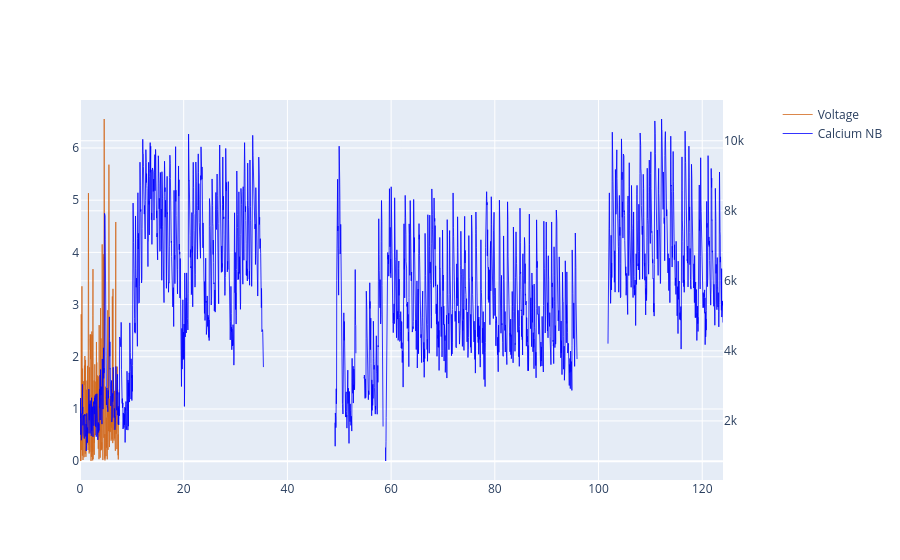

Write notebook code for a chart like this one.
### Code cell
## motor stuff

def _safe_corrcoef_local(x, y):
    x = np.asarray(x, dtype=float).ravel()
    y = np.asarray(y, dtype=float).ravel()
    n = min(x.size, y.size)
    if n < 3:
        return -np.inf
    x = x[:n]
    y = y[:n]
    ok = np.isfinite(x) & np.isfinite(y)
    if np.sum(ok) < 3:
        return -np.inf
    x = x[ok]
    y = y[ok]
    sx = float(np.nanstd(x))
    sy = float(np.nanstd(y))
    if sx <= 0 or sy <= 0:
        return -np.inf
    return float(np.corrcoef(x, y)[0, 1])


def _cell_idx_from_folder_local(cell_folder):
    base = os.path.basename(str(cell_folder).rstrip('\/'))
    base_l = base.lower()
    if 'cell' not in base_l:
        return None
    tail = base_l.split('cell')[-1]
    digits = ''.join(ch for ch in tail if ch.isdigit())
    if digits == '':
        return None
    try:
        return int(digits)
    except Exception:
        return None


def _resolve_suite2p_row_idx_local(cell_folder, raw_trace, suite2p_dir):
    f_path = os.path.join(suite2p_dir, 'F.npy')
    if not os.path.isfile(f_path):
        return (_cell_idx_from_folder_local(cell_folder), np.nan)
    try:
        F = np.asarray(np.load(f_path, mmap_mode='r'))
    except Exception:
        return (_cell_idx_from_folder_local(cell_folder), np.nan)
    if F.ndim == 1:
        F = F.reshape(1, -1)
    if F.ndim < 2 or F.shape[0] == 0:
        return (_cell_idx_from_folder_local(cell_folder), np.nan)

    best_idx = None
    best_corr = -np.inf
    for ridx in range(int(F.shape[0])):
        corr = _safe_corrcoef_local(raw_trace, np.asarray(F[int(ridx)], dtype=float).ravel())
        if corr > best_corr:
            best_corr = corr
            best_idx = int(ridx)

    if best_idx is not None and np.isfinite(best_corr):
        return (int(best_idx), float(best_corr))

    cell_idx = _cell_idx_from_folder_local(cell_folder)
    if cell_idx is not None and 0 <= int(cell_idx) < int(F.shape[0]):
        return (int(cell_idx), np.nan)
    return (None, np.nan)


def _build_neuropil_corrected_trace_local(cell_folder, raw_trace, neuropil_r=0.7):
    suite2p_dir = os.path.join(os.path.dirname(cell_folder), 'Sync', 'cal', 'suite2p', 'plane0')
    fneu_path = os.path.join(suite2p_dir, 'Fneu.npy')
    if not os.path.isfile(fneu_path):
        return np.asarray(raw_trace, dtype=float).ravel(), None, np.nan

    row_idx, row_corr = _resolve_suite2p_row_idx_local(cell_folder, raw_trace, suite2p_dir)
    if row_idx is None:
        return np.asarray(raw_trace, dtype=float).ravel(), None, np.nan

    Fneu = np.asarray(np.load(fneu_path, mmap_mode='r'))
    if Fneu.ndim == 1:
        neu = Fneu.ravel().astype(float)
    elif 0 <= int(row_idx) < int(Fneu.shape[0]):
        neu = np.asarray(Fneu[int(row_idx)], dtype=float).ravel()
    else:
        return np.asarray(raw_trace, dtype=float).ravel(), None, np.nan

    raw = np.asarray(raw_trace, dtype=float).ravel()
    n = min(raw.size, neu.size)
    raw = raw[:n]
    neu = neu[:n]
    cal_nb = raw - float(neuropil_r) * neu

    try:
        pd.DataFrame(cal_nb, columns=['trace']).to_csv(os.path.join(cell_folder, 'calTraceNB.csv'), index=False)
    except Exception:
        pass

    return cal_nb, int(row_idx), float(row_corr)


TraceC_nb, _nb_row_idx, _nb_row_corr = _build_neuropil_corrected_trace_local(path, TraceC, neuropil_r=0.7)
print(f'[motor stuff] neuropil corrected trace ready | row={_nb_row_idx} corr={_nb_row_corr}')

fig = make_subplots(specs=[[{"secondary_y": True}]])
fig.add_trace(go.Scatter(x=VolAX, y=VolTrace, line=dict(color='chocolate', width=0.8), name='Voltage'), secondary_y=False)
fig.add_trace(go.Scatter(x=CalAX, y=TraceC_nb, line=dict(color='blue', width=0.8), name='Calcium NB'), secondary_y=True)
fig.show()

if motor_active:
    volMot, volRest, calMot, calRest, spikeMot, spikeRest, Change_points, MotIdx, calMotID, RestIdx, calRestId = motorSp(TraceC_nb, VolTrace, motor, CalAX, VolAX, spikeId)
    if np.size(RestIdx[0], 0) < 9:
        RestIdx = RestIdx[1:]
        Change_points = Change_points[1:]
        Change_points = Change_points.squeeze()
    changePointPath = os.path.join(path, r'changepoint.csv')
    calMot, calRes, spikeM, spikeR, volM, volR = Split_cal(Change_points, VolTrace, TraceC_nb, VolAX, CalAX, motor, spikeId)
    print(f'calR{len(calRes)}')
    print(f'volR{len(RestIdx)}')
    print(f'calm{len(calMot)}')
    print(f'volm{len(MotIdx)}')
    for i, r in enumerate(calMot):
        calTracPpathMotor = os.path.join(path, f'calTraceMot{i}.csv')
        pd.DataFrame(r, columns=['trace']).to_csv(calTracPpathMotor, index=False)
        volTracPpathMotor = os.path.join(path, f'volTraceMot{i}.csv')
        pd.DataFrame(volM[i], columns=['trace']).to_csv(volTracPpathMotor, index=False)
        SpiTracPpathMotor = os.path.join(path, f'spikeTraceMot{i}.csv')
        pd.DataFrame(spikeM[i], columns=['trace']).to_csv(SpiTracPpathMotor, index=False)
    for j, m in enumerate(calRes):
        calTracPpathRes = os.path.join(path, f'calTraceRest{j}.csv')
        pd.DataFrame(m, columns=['trace']).to_csv(calTracPpathRes, index=False)
        volTracPpathRest = os.path.join(path, f'volTraceRest{j}.csv')
        pd.DataFrame(volR[j], columns=['trace']).to_csv(volTracPpathRest, index=False)
        SpiTracPpathRest = os.path.join(path, f'spikeTraceRest{j}.csv')
        pd.DataFrame(spikeR[j], columns=['trace']).to_csv(SpiTracPpathRest, index=False)
        print(np.size(m))
    df = pd.DataFrame(np.array(Change_points), columns=['trace'])
    df.to_csv(changePointPath, index=False)

### Figure 1 — Plotly figure (JSON) as saved in the notebook; plotly's stock layout.template omitted (floating-point values rounded to 4 significant figures; data arrays with more than 128 entries replaced by an {"elided": "..."} marker saying what was removed)
{"data": [{"line": {"color": "chocolate", "width": 0.8}, "name": "Voltage", "type": "scatter", "x": {"elided": "3720 float values"}, "xaxis": "x", "y": {"elided": "3720 float values"}, "yaxis": "y"}, {"line": {"color": "blue", "width": 0.8}, "name": "Calcium NB", "type": "scatter", "x": {"elided": "3720 float values"}, "xaxis": "x", "y": {"elided": "3720 float values"}, "yaxis": "y2"}], "layout": {"xaxis": {"anchor": "y", "domain": [0, 0.94]}, "yaxis": {"anchor": "x", "domain": [0, 1]}, "yaxis2": {"anchor": "x", "overlaying": "y", "side": "right"}}}
